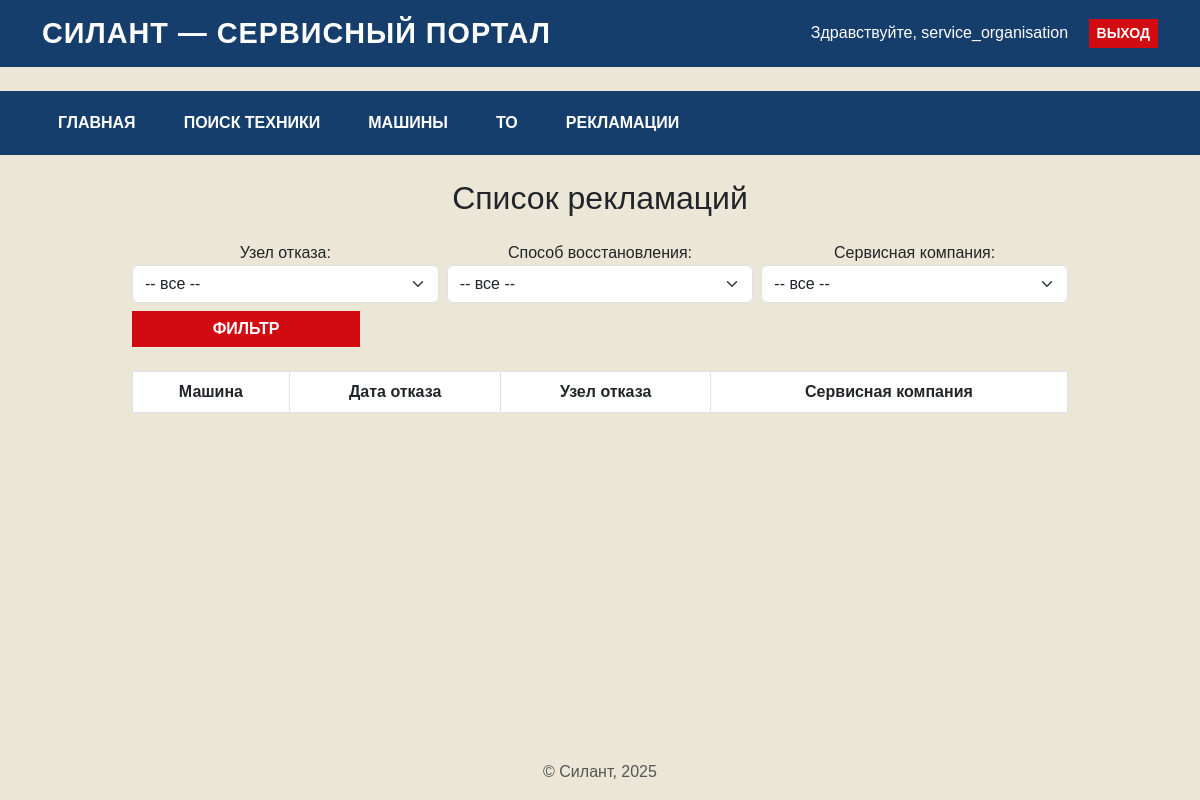
The app's page /claims/ (signed in), older data.
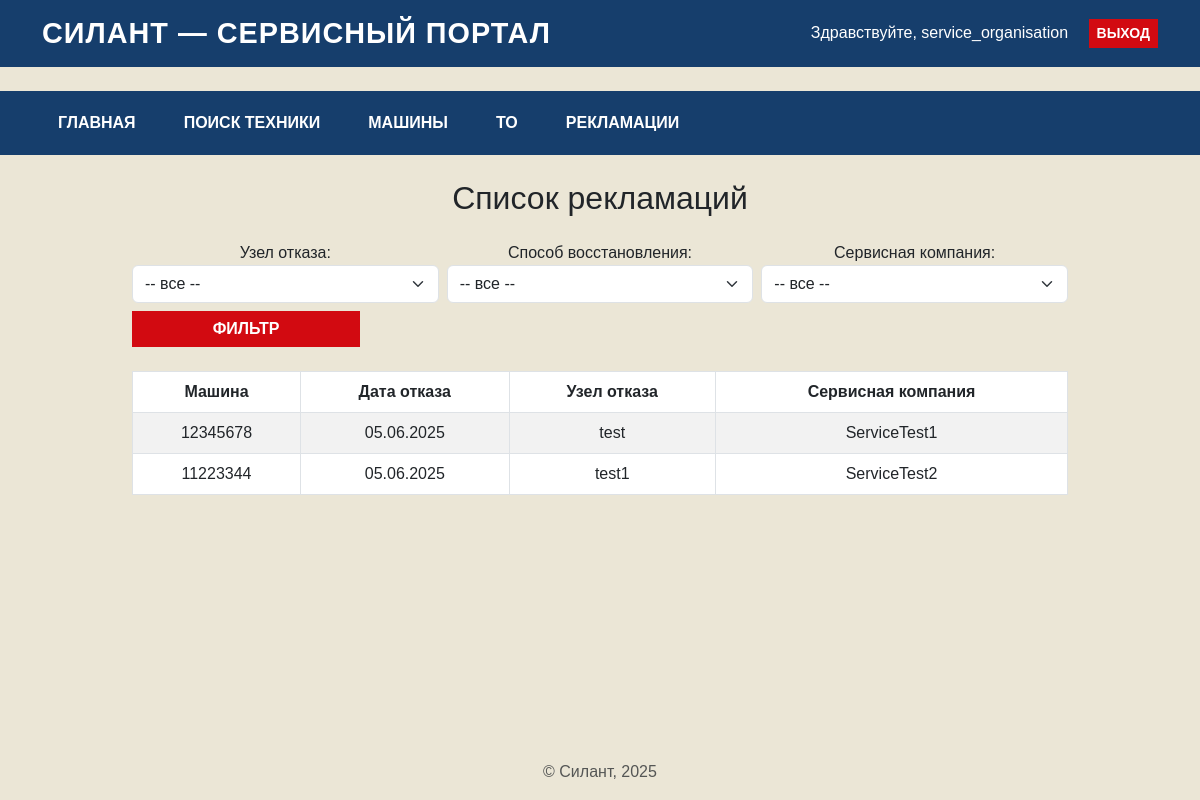
The same page, newer data.
### core/models.py (models this page shows, shortened)
class Claim(models.Model):
    date = models.DateField()
    operating_hours = models.IntegerField()
    failure_node = models.ForeignKey(FailureNode, on_delete=models.SET_NULL, null=True)
    description = models.TextField()
    recovery_method = models.ForeignKey(RecoveryMethod, on_delete=models.SET_NULL, null=True)
    parts_used = models.TextField()
    recovery_date = models.DateField()
    machine = models.ForeignKey(Machine, on_delete=models.CASCADE)
    service_company = models.ForeignKey(ServiceCompany, on_delete=models.SET_NULL, null=True)
    is_active = models.BooleanField(default=True)

class Machine(models.Model):
    serial_number = models.CharField(max_length=100)
    model = models.ForeignKey(ModelType, on_delete=models.SET_NULL, null=True)
    engine_model = models.ForeignKey(EngineModel, on_delete=models.SET_NULL, null=True)
    engine_serial = models.CharField(max_length=100)
    transmission_model = models.ForeignKey(TransmissionModel, on_delete=models.SET_NULL, null=True)
    transmission_serial = models.CharField(max_length=100)
    drive_axle_model = models.ForeignKey(DriveAxleModel, on_delete=models.SET_NULL, null=True)
    drive_axle_serial = models.CharField(max_length=100)
    steered_axle_model = models.ForeignKey(SteeredAxleModel, on_delete=models.SET_NULL, null=True)
    steered_axle_serial = models.CharField(max_length=100)
    supply_contract = models.CharField(max_length=255)
    shipment_date = models.DateField()
    customer = models.CharField(max_length=255)
    location = models.CharField(max_length=255)
    additional_equipment = models.TextField(blank=True)
    client = models.ForeignKey(User, on_delete=models.SET_NULL, null=True, related_name='machines_as_client')
    service_company = models.ForeignKey(User, on_delete=models.SET_NULL, null=True, related_name='machines_as_service')
    is_active = models.BooleanField(default=True)

class Reference(models.Model):
    name = models.CharField(max_length=100)
    description = models.TextField(blank=True)
    def __str__(self):
        return self.name

### core/views.py (the view)
# urls.py: path('claims/', views.claim_list, name='claim_list'),
@login_required
def claim_list(request):
    claims = Claim.objects.all().order_by('date')
    node = request.GET.get('failure_node')
    method = request.GET.get('recovery_method')
    service = request.GET.get('service')
    if node:
        claims = claims.filter(failure_node__id=node)
    if method:
        claims = claims.filter(recovery_method__id=method)
    if service:
        claims = claims.filter(service_company__id=service)
    context = {
        'claims': claims,
        'nodes': FailureNode.objects.all(),
        'methods': RecoveryMethod.objects.all(),
        'services': ServiceCompany.objects.all(),
        'selected': request.GET
    }
    return render(request, 'core/claim_list.html', context)

### core/templates/core/claim_list.html (shortened to what this page needs)
{% extends 'core/base.html' %}
{% block content %}
<h2 class="mb-4 text-center">Список рекламаций</h2>
<form method="get" class="mb-4 row g-2">
  <div class="col-md-4">
    <label>Узел отказа:</label>
    <select name="failure_node" class="form-select">
      <option value="">-- все --</option>
    </select>
  </div>
  <div class="col-md-4">
    <label>Способ восстановления:</label>
    <select name="recovery_method" class="form-select">
      <option value="">-- все --</option>
    </select>
  </div>
  <div class="col-md-4">
    <label>Сервисная компания:</label>
    <select name="service" class="form-select">
      <option value="">-- все --</option>
    </select>
  </div>
  <div class="col-md-3 align-self-end">
    <button type="submit" class="btn btn-primary w-100">Фильтр</button>
  </div>
</form>
<table id="myTable" class="table table-striped table-bordered">
  <thead>
    <tr>
      <th>Машина</th>
      <th>Дата отказа</th>
      <th>Узел отказа</th>
      <th>Сервисная компания</th>
    </tr>
  </thead>
  <tbody>
    {% for item in claims %}
      <tr onclick="window.location.href='{% url 'claim_detail' item.pk %}'" style="cursor: pointer;">
        <td>{{ item.machine.serial_number }}</td>
        <td>{{ item.date|date:"d.m.Y" }}</td>
        <td>{{ item.failure_node }}</td>
        <td>{{ item.service_company }}</td>
      </tr>
    {% endfor %}
  </tbody>
</table>
{% endblock %}

Row changes from the older to the newer data that the page shows:
added Claim: machine.serial_number "12345678", date "05.06.2025", failure_node "test", service_company "ServiceTest1"
added Claim: machine.serial_number "11223344", date "05.06.2025", failure_node "test1", service_company "ServiceTest2"
